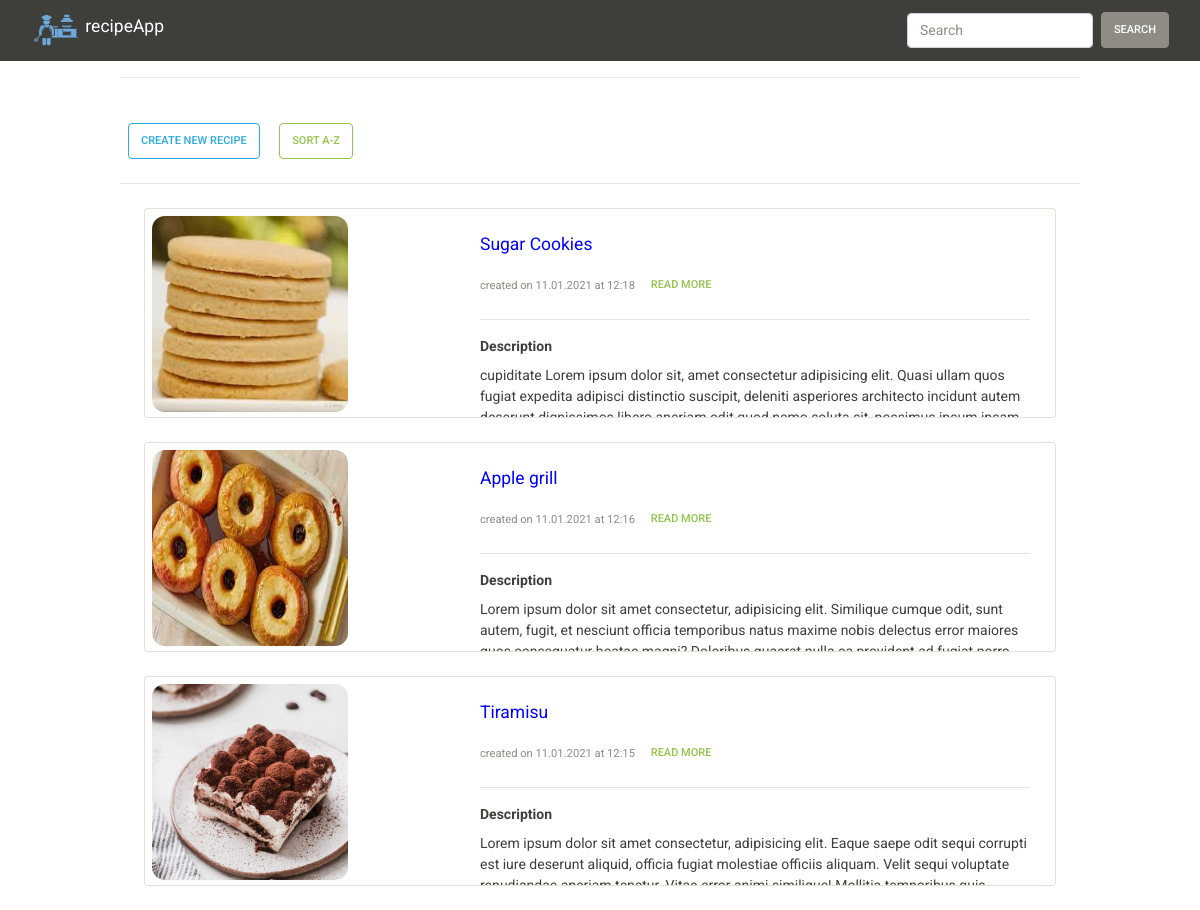
The page / on the database its author committed.
### tables this page shows
CREATE TABLE `recipes` (
  `rec_id` int(11) NOT NULL,
  `rec_title` varchar(256) NOT NULL,
  `rec_content` text NOT NULL,
  `rec_description` text NOT NULL,
  `rec_imagePath` varchar(256) DEFAULT 'css/logo/noimage.png',
  `rec_date` timestamp NOT NULL DEFAULT current_timestamp()
);

### Class/Recipe.class.php (called while the page is built, shortened)
<?php
        class Recipe {
            private $rec_title;
            private $rec_description;
            private $rec_imagePath;
            private $rec_date;
            public function getRec_title() {
				return $this->rec_title;
			}
			public function setRec_title($value) {
				$this->rec_title = cleanString($value);
			}
            public function getRec_description() {
				return $this->rec_description;
			}
			public function setRec_description($value) {
				$this->rec_description = cleanString($value);
			}
            public function getRec_imagePath() {
				return $this->rec_imagePath;
			}
			public function setRec_imagePath($value) {
				$this->rec_imagePath = cleanString($value);
            }
            public function getRec_date() {
				return $this->rec_date;
			}
			public function setRec_date($value) {
				$this->rec_date = cleanString($value);
            }
            public static function fetchAllRecipe($pdo) {
                $sql="SELECT * FROM recipes ORDER BY rec_date DESC";
                $params=NULL;
                $statement = $pdo->prepare($sql);
                $statement->execute($params);
                $recipeArray= NULL;
                while( $row = $statement->fetch(PDO::FETCH_ASSOC) ) {
                    $recipeArray[] = new Recipe($row['rec_id'],
                                                $row['rec_title'],
                                                $row['rec_content'],
                                                $row['rec_description'],
                                                $row['rec_imagePath'],
                                                $row['rec_date'] );
                                            }
                                return $recipeArray;
        }
}
?>

### controller/index.Controller.php (called while the page is built, shortened)
<?php
                require_once('include/dateTimeBig.inc.php');
                require_once('include/db.inc.php');
                require_once('include/form.inc.php');
                require_once('Class/Recipe.class.php');
                $pdo = dbConnect('recpieapp');
                            $searchRecipe = false;
                            if( $searchRecipe == false ) {
                                $allRecipiesObject = Recipe::fetchAllRecipe($pdo);
                            }
?>

### include/form.inc.php (called while the page is built, shortened)
<?php
				function cleanString($value) {
					$value = htmlspecialchars( $value, ENT_QUOTES | ENT_HTML5 );
					$value = trim( $value );
					return $value;
				}
?>

### include/dateTimeBig.inc.php (called while the page is built, shortened)
<?php
				function isoToEuDateTime($value) {
					if($value) {
						if( strpos($value, " ") ) {
							$dateTimeArray = explode(" ", $value);
							$date = $dateTimeArray[0];
							$dateArray 	= explode("-", $date);
							$time = $dateTimeArray[1];
							$time 		= substr($time, 0, 5);
						} else {
							$dateArray 	= explode("-", $value);
							$time 		= NULL;
						}
						$euDate = "$dateArray[2].$dateArray[1].$dateArray[0]";
					} else {
						$euDate 		= NULL;
						$time 		= NULL;
					}
					return array("date"=>$euDate, "time"=>$time);
				}
?>

### index.php (the view, shortened to what this page needs)
<?php
        require_once('controller/index.Controller.php');
?>
<!DOCTYPE html>
<html lang="en">
<head>
    <link rel="stylesheet" href="css/bootstrap.min.css">
    <link rel="stylesheet" href="css/debug.css">
    <link rel="stylesheet" href="css/own.css">
</head>
<body>
<header>
                <nav class="navbar navbar-dark bg-primary">
                <div class="container-fluid">
                    <a class="navbar-brand" href="<?= $_SERVER['SCRIPT_NAME'] ?>">
                    <img src="css/logo/logo.png" alt="" width="50" height="34" class="d-inline-block align-top">
                    recipeApp
                    </a>
                    <span class="text-end">
                        <form class="form-inline my-2 my-lg-0" action="" method="POST">
                        <input class="form-control mr-sm-2" type="text" name="recipe-search" placeholder="Search">
                        <input class="btn btn-secondary my-2 my-sm-0" type="submit" value="Search">
                        </form>
                    </span>
                </div>
                </nav>
</header>
<main class="own">
<hr><br>
<a href="create.php" class="btn btn-outline-info m-2">Create new recipe</a>
<a href="?action=atoz" class="btn btn-outline-success m-2 text-end">sort A-z</a>
<hr>
                <?php if( $allRecipiesObject == true ): ?>
                    <?php foreach( $allRecipiesObject AS $recipeObject ): ?>
                <?php $datetime = isoToEuDateTime( $recipeObject->getRec_date() ) ?>
                <div class="card m-4 owncard" style="max-width: 100%;">
                    <div class="row g-0">
                            <div class="col-md-4">
                            <img class="own-img" src="<?= $recipeObject->getRec_imagePath() ?>" alt="...">
                            </div>
                            <div class="col-md-8">
                            <div class="card-body">
                                <h5 class="card-title ownhead"><?= $recipeObject->getRec_title() ?> </h5>
                                <p><small class="text-muted">created on <?= $datetime['date']  ?> at <?= $datetime['time'] ?> </small><span><button class="btn btn-link ownclass">Read More</button></span></p>
                                <hr>
                                <p class="mb-2"> <strong>Description </strong></p>
                                <p class="card-text"><?= nl2br( $recipeObject->getRec_description() ) ?></p>
                            </div>
                            </div>
                    </div>
                </div>
                <?php endforeach ?>
                <?php endif ?>
</main>
</body>
</html>

### css/own.css (style rules this page uses)
.own { width:80%; margin: auto; }
.own-img { width: 200px; height: 200px; padding: 2px; border-radius: 15px; }
.owncard { height: 210px; overflow: hidden; padding: 5px; }
.ownhead { color: blue; }

### rows shown on the page
recipes: rec_imagePath (picture), rec_title "Sugar Cookies", rec_date "11.01.2021", rec_date "12:18", rec_description "cupiditate Lorem ipsum dolor sit, amet consectetur adipisicing elit. Quasi ullam quos fugiat expedita adipisci distinctio suscipit, deleniti asperiores architecto incidunt autem…"
recipes: rec_imagePath (picture), rec_title "Apple grill", rec_date "11.01.2021", rec_date "12:16", rec_description "Lorem ipsum dolor sit amet consectetur, adipisicing elit. Similique cumque odit, sunt autem, fugit, et nesciunt officia temporibus natus maxime nobis delectus error maiores…"
recipes: rec_imagePath (picture), rec_title "Tiramisu", rec_date "11.01.2021", rec_date "12:15", rec_description "Lorem ipsum dolor sit amet consectetur, adipisicing elit. Eaque saepe odit sequi corrupti est iure deserunt aliquid, officia fugiat molestiae officiis aliquam. Velit sequi voluptate…"
